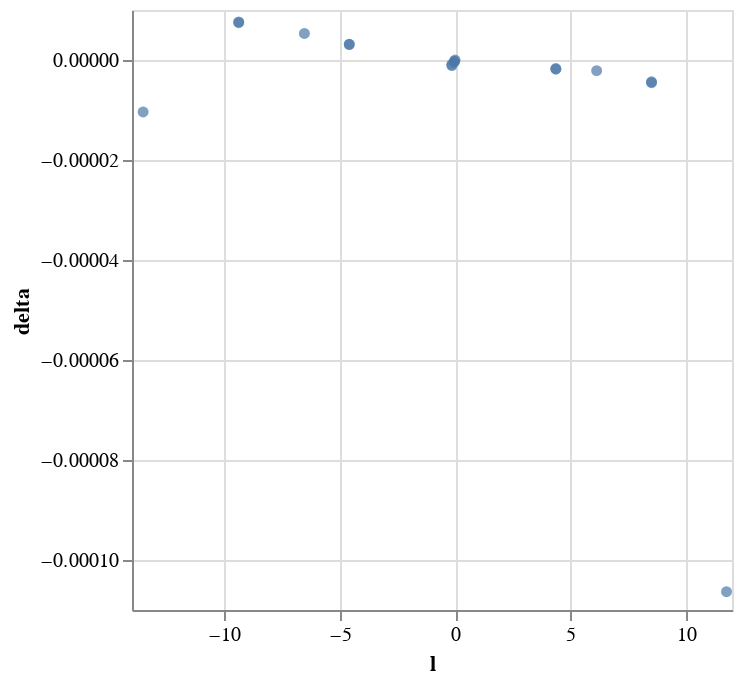

The notebook cell saved with this chart:
### Code cell
ls = alt.Chart(data).mark_circle().encode(
    x=alt.X('ps_l', axis=alt.Axis(title='l')),
    y=alt.Y('ps_delta', axis=alt.Axis(title='delta')),
)
ls

### Figure 1 — Vega-Lite specification as saved in the notebook (floating-point values rounded to 4 significant figures)
{"$schema": "https://vega.github.io/schema/vega-lite/v1.2.1.json", "data": {"values": [{"particleID": 0, "ps_delta": 0, "ps_l": 0, "ps_u": 0, "ps_up": -1.607e-14, "ps_v": 0, "ps_vp": -3.946e-20, "sourceID": 16777220, "t_event": 302}, {"particleID": 1, "ps_delta": 5.305e-06, "ps_l": -6.529, "ps_u": 5.96, "ps_up": -14.6, "ps_v": 1.448e-06, "ps_vp": 1.038e-05, "sourceID": 16777220, "t_event": 305.9}, {"particleID": 2, "ps_delta": 3.176e-06, "ps_l": -4.585, "ps_u": 4.439, "ps_up": -9.51, "ps_v": 6.956, "ps_vp": -0.9482, "sourceID": 16777220, "t_event": 304.7}, {"particleID": 3, "ps_delta": -2.695e-07, "ps_l": -0.02987, "ps_u": 0.1737, "ps_up": 0.6009, "ps_v": 9.54, "ps_vp": -2.446, "sourceID": 16777220, "t_event": 302.0}, {"particleID": 4, "ps_delta": -1.718e-06, "ps_l": 4.367, "ps_u": -4.589, "ps_up": 9.112, "ps_v": 6.634, "ps_vp": -2.07, "sourceID": 16777220, "t_event": 299.4}, {"particleID": 5, "ps_delta": -2.12e-06, "ps_l": 6.135, "ps_u": -6.539, "ps_up": 12.85, "ps_v": -7.841e-06, "ps_vp": -7.214e-05, "sourceID": 16777220, "t_event": 298.4}, {"particleID": 6, "ps_delta": -1.841e-06, "ps_l": 4.367, "ps_u": -4.589, "ps_up": 9.112, "ps_v": -6.634, "ps_vp": 2.07, "sourceID": 16777220, "t_event": 299.4}, {"particleID": 7, "ps_delta": -3.781e-07, "ps_l": -0.02994, "ps_u": 0.1736, "ps_up": 0.6008, "ps_v": -9.54, "ps_vp": 2.446, "sourceID": 16777220, "t_event": 302.0}, {"particleID": 8, "ps_delta": 3.087e-06, "ps_l": -4.585, "ps_u": 4.439, "ps_up": -9.51, "ps_v": -6.956, "ps_vp": 0.9483, "sourceID": 16777220, "t_event": 304.7}, {"particleID": 9, "ps_delta": -1.04e-05, "ps_l": -13.52, "ps_u": 9.968, "ps_up": -35.78, "ps_v": -1.388e-06, "ps_vp": -2.207e-05, "sourceID": 16777220, "t_event": 310.0}, {"particleID": 10, "ps_delta": 7.622e-06, "ps_l": -9.376, "ps_u": 8.403, "ps_up": -20.36, "ps_v": 14.38, "ps_vp": -0.1475, "sourceID": 16777220, "t_event": 307.5}, {"particleID": 11, "ps_delta": -8.579e-07, "ps_l": -0.1404, "ps_u": 0.8539, "ps_up": 2.98, "ps_v": 18.85, "ps_vp": -5.998, "sourceID": 16777220, "t_event": 302.1}, {"particleID": 12, "ps_delta": -4.353e-06, "ps_l": 8.512, "ps_u": -9.274, "ps_up": 17.94, "ps_v": 13.1, "ps_vp": -4.592, "sourceID": 16777220, "t_event": 297.0}, {"particleID": 13, "ps_delta": -0.0001063, "ps_l": 11.76, "ps_u": -12.35, "ps_up": 29.06, "ps_v": -2.179e-05, "ps_vp": -0.0001968, "sourceID": 16777220, "t_event": 295.1}, {"particleID": 14, "ps_delta": -4.536e-06, "ps_l": 8.512, "ps_u": -9.274, "ps_up": 17.94, "ps_v": -13.1, "ps_vp": 4.592, "sourceID": 16777220, "t_event": 297.0}, {"particleID": 15, "ps_delta": -1.109e-06, "ps_l": -0.1404, "ps_u": 0.8539, "ps_up": 2.98, "ps_v": -18.85, "ps_vp": 5.999, "sourceID": 16777220, "t_event": 302.1}, {"particleID": 16, "ps_delta": 7.468e-06, "ps_l": -9.376, "ps_u": 8.403, "ps_up": -20.36, "ps_v": -14.38, "ps_vp": 0.1477, "sourceID": 16777220, "t_event": 307.5}]}, "encoding": {"x": {"axis": {"title": "l"}, "field": "ps_l", "type": "quantitative"}, "y": {"axis": {"title": "delta"}, "field": "ps_delta", "type": "quantitative"}}, "mark": "circle"}
